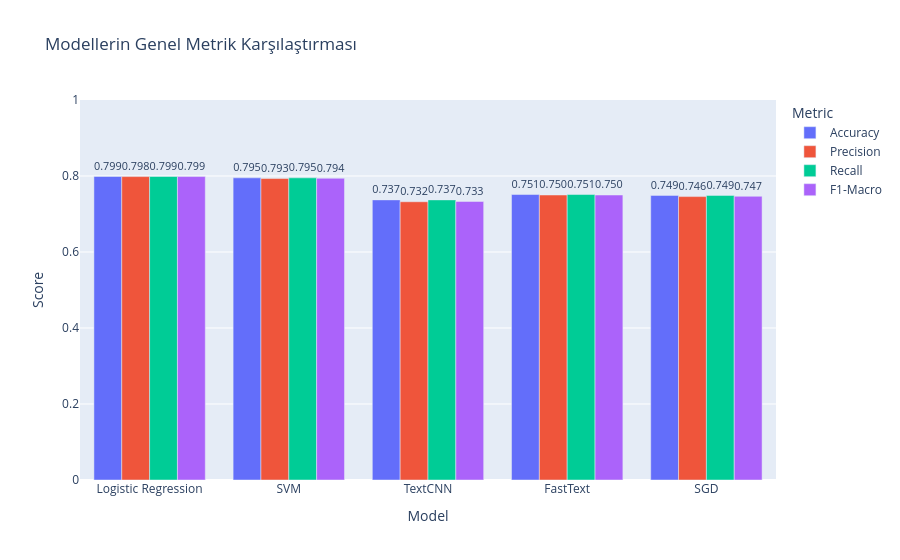

Notebook cell for this chart:
### Markdown cell above
## 6.4 Model Karşılaştırma Grafikleri
Tüm metrikleri Plotly ile interaktif bar chart ve Matplotlib ile Radar Chart (Örümcek Ağı) formatında gösterir.

### Code cell
def get_metrics_dict(y_true, y_pred):
    return {
        'Accuracy': accuracy_score(y_true, y_pred),
        'Precision': precision_score(y_true, y_pred, average='macro'),
        'Recall': recall_score(y_true, y_pred, average='macro'),
        'F1-Macro': f1_score(y_true, y_pred, average='macro')
    }

metrics_data = {name: get_metrics_dict(y_test, preds) for name, preds in model_preds.items()}
df_metrics = pd.DataFrame(metrics_data).T.reset_index().rename(columns={'index': 'Model'})
df_melted = df_metrics.melt(id_vars='Model', var_name='Metric', value_name='Score')

fig = px.bar(df_melted, x='Model', y='Score', color='Metric', barmode='group',
             text='Score', title='Modellerin Genel Metrik Karşılaştırması')
fig.update_traces(texttemplate='%{text:.3f}', textposition='outside')
fig.update_layout(yaxis=dict(range=[0, 1]))
fig.write_image('results/model_comparison_bar.png')
fig.show()

### Figure 1 — Plotly figure (JSON) as saved in the notebook; plotly's stock layout.template omitted (floating-point values rounded to 4 significant figures)
{"data": [{"alignmentgroup": "True", "hovertemplate": "Metric=Accuracy<br>Model=%{x}<br>Score=%{text}<extra></extra>", "legendgroup": "Accuracy", "marker": {"color": "#636efa", "pattern": {"shape": ""}}, "name": "Accuracy", "offsetgroup": "Accuracy", "orientation": "v", "showlegend": true, "text": [0.7987, 0.7951, 0.7371, 0.7513, 0.749], "textposition": "outside", "texttemplate": "%{text:.3f}", "type": "bar", "x": ["Logistic Regression", "SVM", "TextCNN", "FastText", "SGD"], "xaxis": "x", "y": [0.7987, 0.7951, 0.7371, 0.7513, 0.749], "yaxis": "y"}, {"alignmentgroup": "True", "hovertemplate": "Metric=Precision<br>Model=%{x}<br>Score=%{text}<extra></extra>", "legendgroup": "Precision", "marker": {"color": "#EF553B", "pattern": {"shape": ""}}, "name": "Precision", "offsetgroup": "Precision", "orientation": "v", "showlegend": true, "text": [0.7984, 0.7933, 0.7322, 0.75, 0.7458], "textposition": "outside", "texttemplate": "%{text:.3f}", "type": "bar", "x": ["Logistic Regression", "SVM", "TextCNN", "FastText", "SGD"], "xaxis": "x", "y": [0.7984, 0.7933, 0.7322, 0.75, 0.7458], "yaxis": "y"}, {"alignmentgroup": "True", "hovertemplate": "Metric=Recall<br>Model=%{x}<br>Score=%{text}<extra></extra>", "legendgroup": "Recall", "marker": {"color": "#00cc96", "pattern": {"shape": ""}}, "name": "Recall", "offsetgroup": "Recall", "orientation": "v", "showlegend": true, "text": [0.7987, 0.7951, 0.7371, 0.7513, 0.749], "textposition": "outside", "texttemplate": "%{text:.3f}", "type": "bar", "x": ["Logistic Regression", "SVM", "TextCNN", "FastText", "SGD"], "xaxis": "x", "y": [0.7987, 0.7951, 0.7371, 0.7513, 0.749], "yaxis": "y"}, {"alignmentgroup": "True", "hovertemplate": "Metric=F1-Macro<br>Model=%{x}<br>Score=%{text}<extra></extra>", "legendgroup": "F1-Macro", "marker": {"color": "#ab63fa", "pattern": {"shape": ""}}, "name": "F1-Macro", "offsetgroup": "F1-Macro", "orientation": "v", "showlegend": true, "text": [0.7985, 0.794, 0.7331, 0.75, 0.7466], "textposition": "outside", "texttemplate": "%{text:.3f}", "type": "bar", "x": ["Logistic Regression", "SVM", "TextCNN", "FastText", "SGD"], "xaxis": "x", "y": [0.7985, 0.794, 0.7331, 0.75, 0.7466], "yaxis": "y"}], "layout": {"barmode": "group", "legend": {"title": {"text": "Metric"}, "tracegroupgap": 0}, "title": {"text": "Modellerin Genel Metrik Karşılaştırması"}, "xaxis": {"anchor": "y", "domain": [0, 1], "title": {"text": "Model"}}, "yaxis": {"anchor": "x", "domain": [0, 1], "range": [0, 1], "title": {"text": "Score"}}}}
